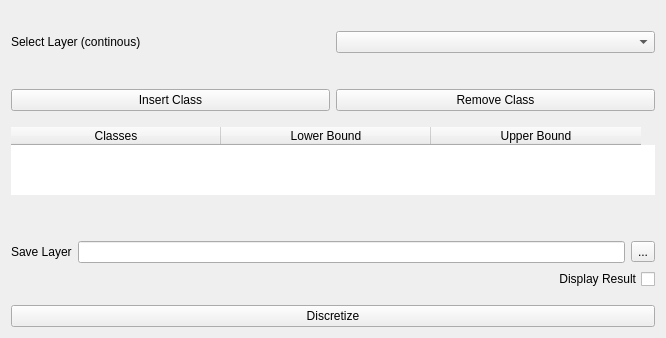
         <widget class="QWidget" name="tab_14">
          <attribute name="title">
           <string>Discretization</string>
          </attribute>
          <layout class="QGridLayout" name="gridLayout_26">
           <item row="0" column="0">
            <layout class="QGridLayout" name="gridLayout_24">
             <item row="4" column="0">
              <spacer name="verticalSpacer_15">
               <property name="orientation">
                <enum>Qt::Vertical</enum>
               </property>
               <property name="sizeType">
                <enum>QSizePolicy::Fixed</enum>
               </property>
               <property name="sizeHint" stdset="0">
                <size>
                 <width>20</width>
                 <height>10</height>
                </size>
               </property>
              </spacer>
             </item>
             <item row="10" column="0">
              <widget class="QPushButton" name="pushButton_discretize">
               <property name="text">
                <string>Discretize</string>
               </property>
              </widget>
             </item>
             <item row="0" column="0">
              <spacer name="verticalSpacer_13">
               <property name="orientation">
                <enum>Qt::Vertical</enum>
               </property>
               <property name="sizeType">
                <enum>QSizePolicy::Fixed</enum>
               </property>
               <property name="sizeHint" stdset="0">
                <size>
                 <width>20</width>
                 <height>20</height>
                </size>
               </property>
              </spacer>
             </item>
             <item row="7" column="0">
              <layout class="QHBoxLayout" name="horizontalLayout_28">
               <item>
                <widget class="QLabel" name="label_25">
                 <property name="text">
                  <string>Save Layer</string>
                 </property>
                </widget>
               </item>
               <item>
                <widget class="QLineEdit" name="lineEdit_discretization"/>
               </item>
               <item>
                <widget class="QToolButton" name="toolButton_discretization">
                 <property name="text">
                  <string>...</string>
                 </property>
                </widget>
               </item>
              </layout>
             </item>
             <item row="2" column="0">
              <spacer name="verticalSpacer_14">
               <property name="orientation">
                <enum>Qt::Vertical</enum>
               </property>
               <property name="sizeType">
                <enum>QSizePolicy::Fixed</enum>
               </property>
               <property name="sizeHint" stdset="0">
                <size>
                 <width>20</width>
                 <height>30</height>
                </size>
               </property>
              </spacer>
             </item>
             <item row="8" column="0">
              <widget class="QCheckBox" name="checkBox_discretization">
               <property name="layoutDirection">
                <enum>Qt::RightToLeft</enum>
               </property>
               <property name="text">
                <string>Display Result</string>
               </property>
              </widget>
             </item>
             <item row="6" column="0">
              <spacer name="verticalSpacer_16">
               <property name="orientation">
                <enum>Qt::Vertical</enum>
               </property>
               <property name="sizeType">
                <enum>QSizePolicy::Fixed</enum>
               </property>
               <property name="sizeHint" stdset="0">
                <size>
                 <width>20</width>
                 <height>40</height>
                </size>
               </property>
              </spacer>
             </item>
             <item row="1" column="0">
              <layout class="QHBoxLayout" name="horizontalLayout_22">
               <item>
                <widget class="QLabel" name="label_14">
                 <property name="sizePolicy">
                  <sizepolicy hsizetype="Expanding" vsizetype="Preferred">
                   <horstretch>0</horstretch>
                   <verstretch>0</verstretch>
                  </sizepolicy>
                 </property>
                 <property name="text">
                  <string>Select Layer (continous)</string>
                 </property>
                </widget>
               </item>
               <item>
                <widget class="QgsMapLayerComboBox" name="mMapLayerComboBox_LayerToDiscretize">
                 <property name="sizePolicy">
                  <sizepolicy hsizetype="Expanding" vsizetype="Fixed">
                   <horstretch>0</horstretch>
                   <verstretch>0</verstretch>
                  </sizepolicy>
                 </property>
                 <property name="currentIndex">
                  <number>-1</number>
                 </property>
                 <property name="allowEmptyLayer">
                  <bool>true</bool>
                 </property>
                </widget>
               </item>
              </layout>
             </item>
             <item row="3" column="0">
              <layout class="QHBoxLayout" name="horizontalLayout_2">
               <item>
                <widget class="QPushButton" name="pushButton_insertRow">
                 <property name="text">
                  <string>Insert Class</string>
                 </property>
                </widget>
               </item>
               <item>
                <widget class="QPushButton" name="pushButton_removeRow">
                 <property name="text">
                  <string>Remove Class</string>
                 </property>
                </widget>
               </item>
              </layout>
             </item>
             <item row="9" column="0">
              <spacer name="verticalSpacer_21">
               <property name="orientation">
                <enum>Qt::Vertical</enum>
               </property>
               <property name="sizeType">
                <enum>QSizePolicy::Fixed</enum>
               </property>
               <property name="sizeHint" stdset="0">
                <size>
                 <width>20</width>
                 <height>10</height>
                </size>
               </property>
              </spacer>
             </item>
             <item row="5" column="0">
              <widget class="QTableWidget" name="tableWidget">
               <property name="sizePolicy">
                <sizepolicy hsizetype="Fixed" vsizetype="Expanding">
                 <horstretch>0</horstretch>
                 <verstretch>0</verstretch>
                </sizepolicy>
               </property>
               <property name="frameShape">
                <enum>QFrame::NoFrame</enum>
               </property>
               <property name="frameShadow">
                <enum>QFrame::Sunken</enum>
               </property>
               <property name="sizeAdjustPolicy">
                <enum>QAbstractScrollArea::AdjustToContents</enum>
               </property>
               <attribute name="horizontalHeaderDefaultSectionSize">
                <number>210</number>
               </attribute>
               <column>
                <property name="text">
                 <string>Classes</string>
                </property>
               </column>
               <column>
                <property name="text">
                 <string>Lower Bound</string>
                </property>
               </column>
               <column>
                <property name="text">
                 <string>Upper Bound</string>
                </property>
               </column>
              </widget>
             </item>
            </layout>
           </item>
          </layout>
         </widget>
